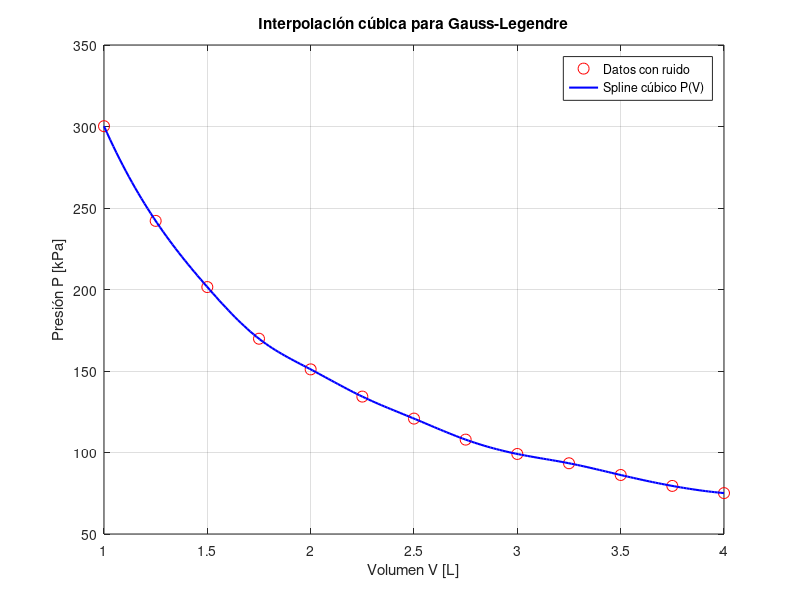

Write MATLAB code to recreate this figure.
%% Laboratorio: Trabajo de compresión W = integral P(V) dV
clc; clear;

% Datos del ejercicio: n = 12 subintervalos, 13 puntos, h = 0.25 L
V = [1, 1.25, 1.5, 1.75, 2, 2.25, 2.5, 2.75, 3, 3.25, 3.5, 3.75, 4];
P = [300.2, 242.1, 201.5, 169.8, 151, 134.3, 120.8, 107.9, 99.1, 93.4, 86.2, 79.5, 75.1];

a = V(1); b = V(end); n = 12; h = (b-a)/n;

fprintf('Datos: V de %.2f a %.2f L, n = %d, h = %.2f L\n', a, b, n, h);

% 1. Regla del Trapecio Compuesta - Polinomio grado 1
% ---------------------------------------------------------------------------------------------------------------------------------------------
% I ≈ h/2 [f(x0) + 2*sum(f(xi)) + f(xn)]
S_trap = P(1) + P(end);
for i = 2:n
    S_trap = S_trap + 2*P(i);
end
W_trap = h/2 * S_trap;

% 2. Regla de Simpson 1/3 Compuesta - Polinomio grado 2, n debe ser
% par------------------------------------------------------------------------------------------------------------------------------------------
% I ≈ h/3 [f(x0) + 4*sum(f(impares)) + 2*sum(f(pares)) + f(xn)]
if mod(n,2) ~= 0
    error('Simpson 1/3 requiere n par');
end
S_simp13 = P(1) + P(end);

% x1,x3,x5,... => peso 4
for i = 2:2:n
    S_simp13 = S_simp13 + 4*P(i);
end

% x2,x4,x6,... => peso 2
for i = 3:2:n-1
    S_simp13 = S_simp13 + 2*P(i);
end
W_simp13 = h/3 * S_simp13;

% 3. Regla de Simpson 3/8 Compuesta - Polinomio grado 3, n múltiplo de
% 3--------------------------------------------------------------------------------------------------------------------------------------------
% I ≈ 3h/8 [f(x0) + 3*sum(i≠3k) + 2*sum(i=3k) + f(xn)]
if mod(n,3) ~= 0
    error('Simpson 3/8 requiere n múltiplo de 3');
end
S_simp38 = P(1) + P(end);

for i = 2:n

    j = i - 1;  % subíndice matemático

    if mod(j,3) == 0
        S_simp38 = S_simp38 + 2*P(i);
    else
        S_simp38 = S_simp38 + 3*P(i);
    end

end
W_simp38 = 3*h/8 * S_simp38;

% 4. Cuadratura de Gauss-Legendre m=3
% Filosofía: nodos óptimos en [-1,1] mapeados a [a,b]
% Para m=3: t = [-sqrt(3/5), 0, sqrt(3/5)], w = [5/9, 8/9, 5/9]
% Como solo tenemos datos discretos, creamos P(V) con spline cúbico
pp = spline(V, P); % interpolación cúbica como pide el ejercicio

t = [-sqrt(3/5), 0, sqrt(3/5)];
w = [5/9, 8/9, 5/9];

W_gauss = 0;
for i = 1:3
    % Mapeo lineal [t] -> [x]: x = (b-a)/2 * t + (b+a)/2
    x_i = (b-a)/2 * t(i) + (b+a)/2;
    P_i = ppval(pp, x_i); % evaluamos el spline en el nodo Gauss
    W_gauss = W_gauss + w(i) * P_i;
end
W_gauss = (b-a)/2 * W_gauss; % factor de escala del cambio de variable

% Tabla de resultados - Gauss como referencia para error relativo
W_ref = W_gauss;
metodos = {'Trapecio'; 'Simpson 1/3'; 'Simpson 3/8'; 'Gauss-Legendre'};
valores = [W_trap; W_simp13; W_simp38; W_gauss];
error_rel = abs((valores - W_ref)./W_ref) * 100;

fprintf('MÉTODO | VALOR APROXIMADO [kPa·L] | ERROR RELATIVO %%\n');
fprintf('----------------------------------------------------------------\n');
for i = 1:4
    fprintf('%-15s | %20.4f | %15.4f\n', metodos{i}, valores(i), error_rel(i));
end

% Gráfico para visualizar el ruido y la interpolación
figure;
plot(V, P, 'ro', 'MarkerSize', 8, 'DisplayName', 'Datos con ruido');
hold on;
V_fino = linspace(a, b, 200);
P_fino = ppval(pp, V_fino);
plot(V_fino, P_fino, 'b-', 'LineWidth', 1.5, 'DisplayName', 'Spline cúbico P(V)');
xlabel('Volumen V [L]'); ylabel('Presión P [kPa]');
title('Interpolación cúbica para Gauss-Legendre');
legend; grid on;
